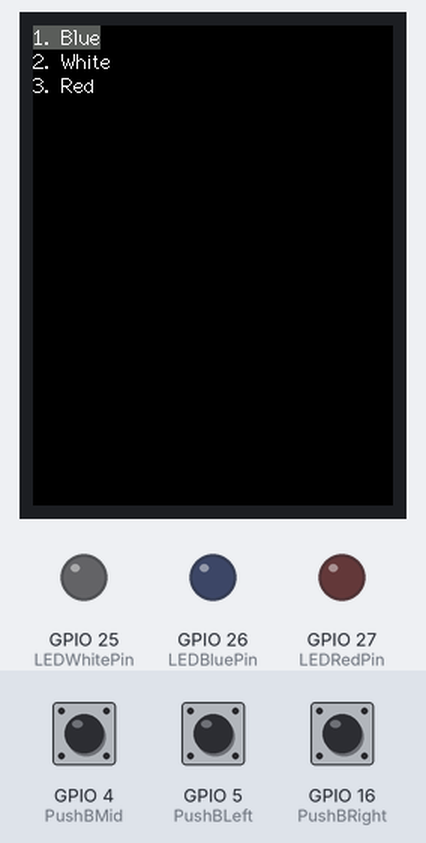
Bench run of a sketch on a simulated ESP32. On the bench: 240×320 colour display, output pins drawn as LEDs (lit = HIGH). The test bench sets the inputs (shaded band); at power-on: GPIO 4 (PushBMid) LOW, GPIO 5 (PushBLeft) LOW, GPIO 16 (PushBRight) LOW. What the sketch prints to the serial monitor is not drawn.

Above: at 1.4 s.
1.5 s: GPIO 4 (PushBMid) pulled HIGH for 0.15 s
At 2.8 s:
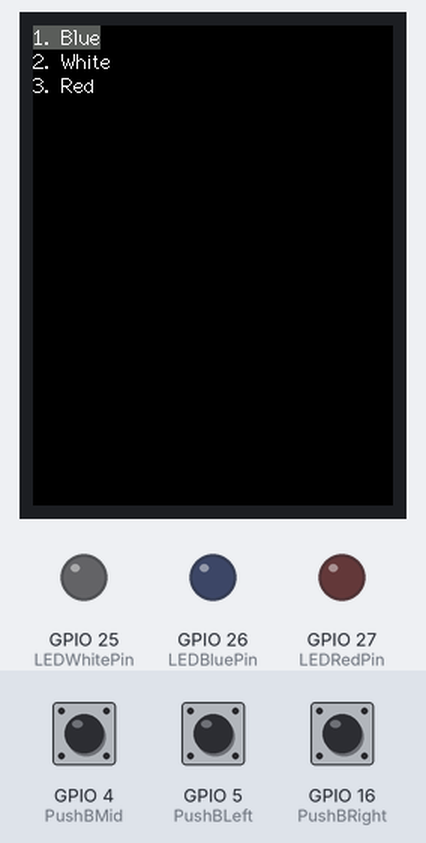
3.1 s: GPIO 5 (PushBLeft) pulled HIGH for 0.15 s
At 4.3 s:
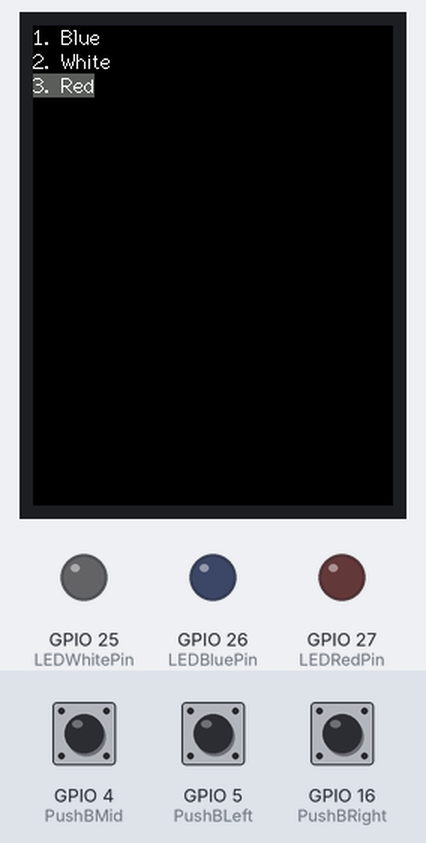
4.7 s: GPIO 4 (PushBMid) pulled HIGH for 1 s
At 6.4 s:
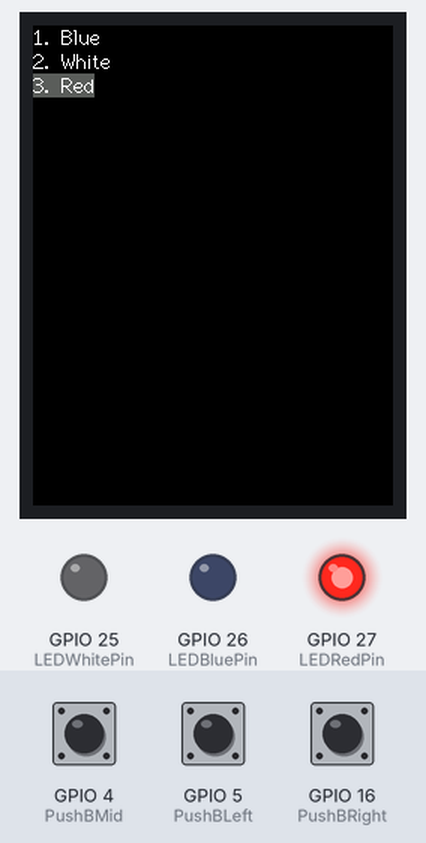
7.2 s: GPIO 5 (PushBLeft) pulled HIGH for 1 s
At 9.4 s:
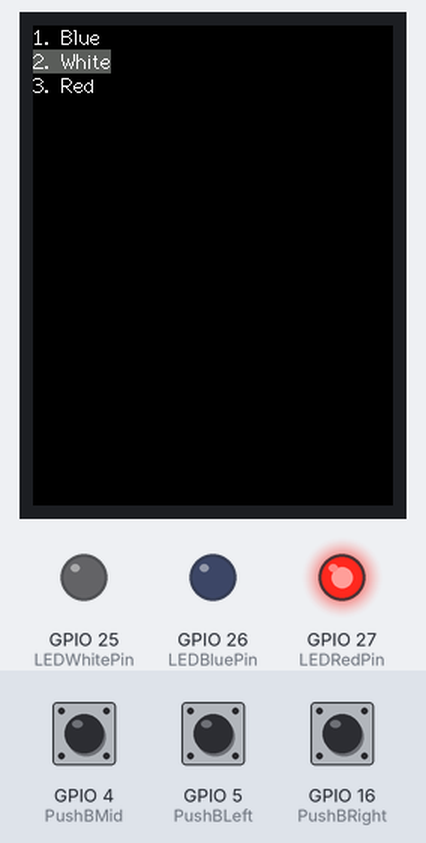
9.7 s: GPIO 4 (PushBMid) pulled HIGH for 0.15 s
At 10.5 s:
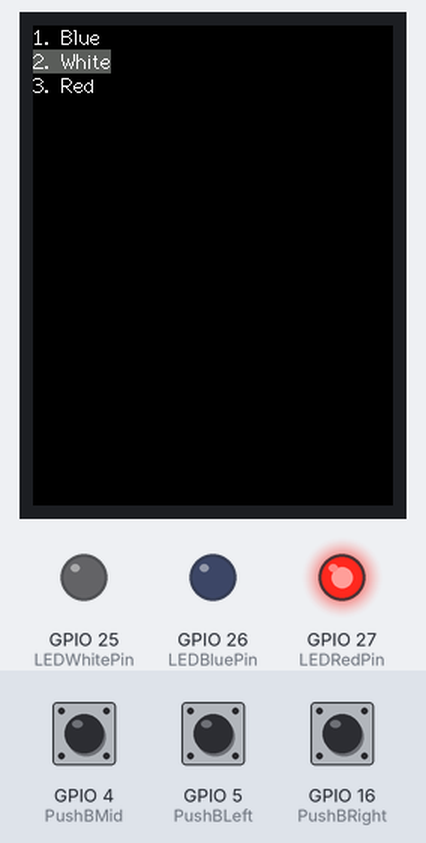
11.3 s: GPIO 4 (PushBMid) pulled HIGH for 3.2 s
At 15.4 s:
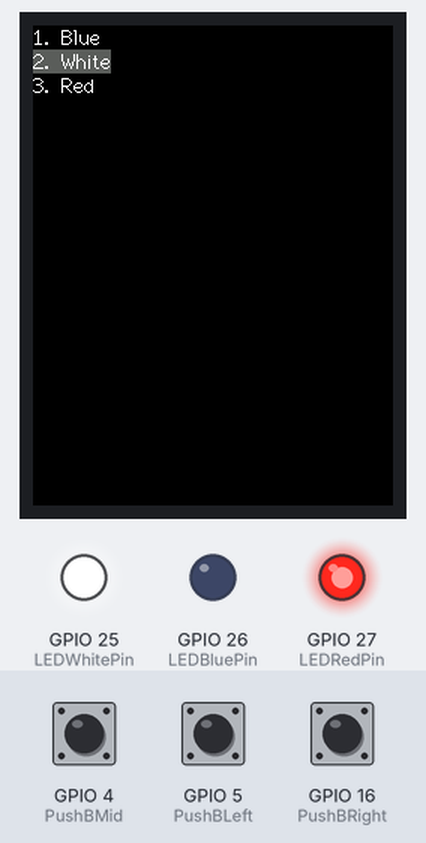
Timing chart, 0 to 16.9 s (numbered marks = the images above; inputs shaded):
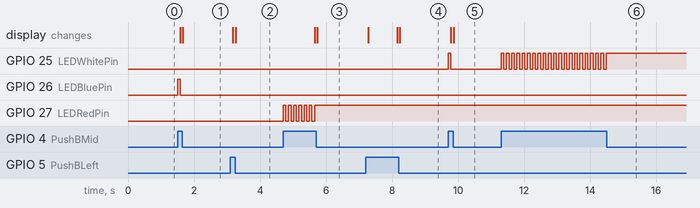

The sketch:

TFTDisplayButtonLed.ino
```cpp
/*
 Made By Huima

 Make sure all the display driver and pin comnenctions are correct by
 editting the User_Setup.h file in the TFT_eSPI library folder.

 #########################################################################
 ###### DON'T FORGET TO UPDATE THE User_Setup.h FILE IN THE LIBRARY ######
 #########################################################################
 */

//Test comment
#include <TFT_eSPI.h> // Graphics and font library for ILI9341 driver chip
#include <SPI.h>

#define TFT_GREY 0x5AEB // New colour

const int LEDWhitePin = 25;
const int LEDBluePin = 26;
const int LEDRedPin = 27;

int LEDWhiteState = 0;
int LEDBlueState = 0;
int LEDRedState = 0;

const int PushBRight = 16;
const int PushBMid = 4;
const int PushBLeft = 5;

int PushBRightState = 0;
int PushBMidState = 0;
int PushBLeftState = 0;

unsigned long previousMillis = 0;

int registerSel = 0;
const int maxRegister = 3;

const long interval = 3000;

TFT_eSPI tft = TFT_eSPI();  // Invoke library

void paint(){
  // Fill screen with grey so we can see the effect of printing with and without
  // a background colour defined
  tft.fillScreen(TFT_BLACK);
  // Set "cursor" at top left corner of display (0,0) and select font 2
  // (cursor will move to next line automatically during printing with 'tft.println'
  //  or stay on the line is there is room for the text with tft.print)
  tft.setCursor(0, 0, 2);
  // Set the font colour to be white with a black background, set text size multiplier to 1
  if(registerSel == 0){
    tft.setTextColor(TFT_WHITE, TFT_GREY);
  }else{
    tft.setTextColor(TFT_WHITE);
  }
  tft.setTextSize(1);
  tft.println("1. Blue");

  if(registerSel == 1){
    tft.setTextColor(TFT_WHITE, TFT_GREY);
  }else{
    tft.setTextColor(TFT_WHITE);
  }
  tft.println("2. White");


  if(registerSel == 2){
    tft.setTextColor(TFT_WHITE, TFT_GREY);
  }else{
    tft.setTextColor(TFT_WHITE);
  }
  tft.println("3. Red");
}

void setup(void) {
  Serial.begin(115200);
  pinMode(LEDWhitePin, OUTPUT);
  pinMode(LEDBluePin, OUTPUT);
  pinMode(LEDRedPin, OUTPUT);

  pinMode(PushBRight, INPUT);
  pinMode(PushBMid, INPUT);
  pinMode(PushBLeft, INPUT);

  tft.init();
  tft.setRotation(2);
  paint();
}


void loop() {
  unsigned long currentMillis = millis();

  int PBR = digitalRead(PushBRight);
  int PBM = digitalRead(PushBMid);
  int PBL = digitalRead(PushBLeft);

  if(PBL == HIGH || PBM == HIGH || PBR == HIGH){
    if(PBL == HIGH && PBL != PushBLeftState){
      if(registerSel == 0){
        registerSel = maxRegister-1;
      }else{
        registerSel = registerSel - 1;
      }
    } else {
      if(PBR == HIGH && PBR != PushBRightState){
        if(registerSel == maxRegister-1){
          registerSel = 0;
        }else{
          registerSel = registerSel + 1;
        }
      }else{
        if(PBM == HIGH && PBM != PushBRightState){
          switch(registerSel){
            case 0:
              LEDBlueState = !LEDBlueState;
              digitalWrite(LEDBluePin, LEDBlueState);
              break;
            case 1:
              LEDWhiteState = !LEDWhiteState;
              digitalWrite(LEDWhitePin, LEDWhiteState);
              break;
            case 2:
              LEDRedState = !LEDRedState;
              digitalWrite(LEDRedPin, LEDRedState);
              break;
          }
        }
      }
    }
    paint();
    Serial.println(registerSel);
  }

  PushBRightState = PBR;
  PushBLeftState = PBL;
  PushBMidState = PBM;
}
```

Measured:
- after the input at 1.5 s, GPIO 26 (LEDBluePin): LOW → HIGH at once, → LOW 0.08 s later; the display: first changes after 0.08 s (image 1 shows a later state)
- after the input at 3.1 s, the display: changes after 0.08 s (image 2)
- after the input at 4.7 s, GPIO 27 (LEDRedPin): alternates HIGH for 0.08 s and LOW for 0.08 s, 13 changes in all, then stays HIGH, starting at once; the display: first changes after 0.95 s (image 3 shows a later state)
- after the input at 7.2 s, the display: changes after 0.08 s (image 4)
- after the input at 9.7 s, GPIO 25 (LEDWhitePin): LOW → HIGH at once, → LOW 0.08 s later; the display: first changes after 0.08 s (image 5 shows a later state)
- after the input at 11.3 s, GPIO 25 (LEDWhitePin): alternates HIGH for 0.08 s and LOW for 0.08 s, 41 changes in all, then stays HIGH, starting at once
